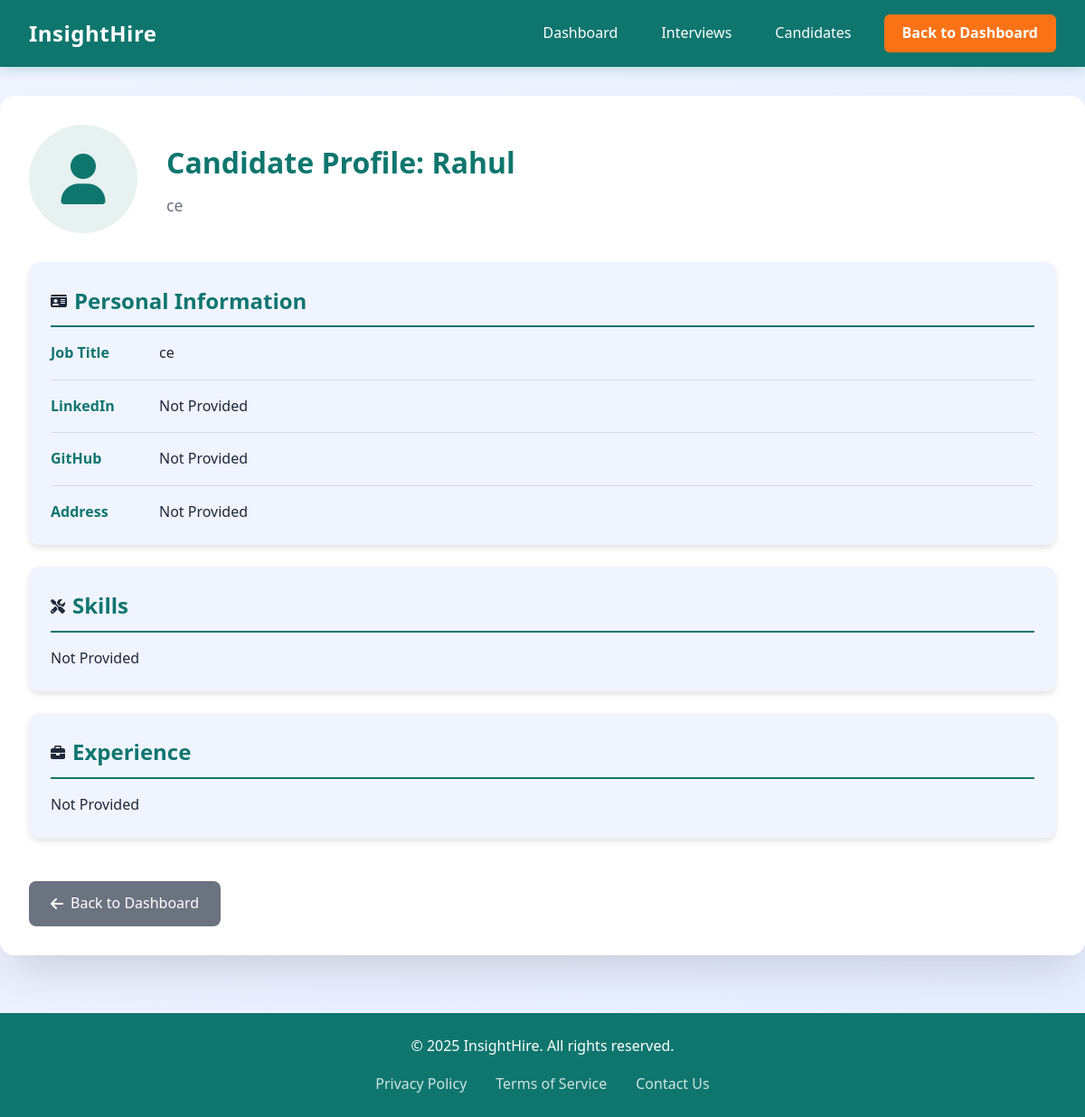
/interviewer/candidate/36/ (signed in), run on an earlier commit of the app's database.
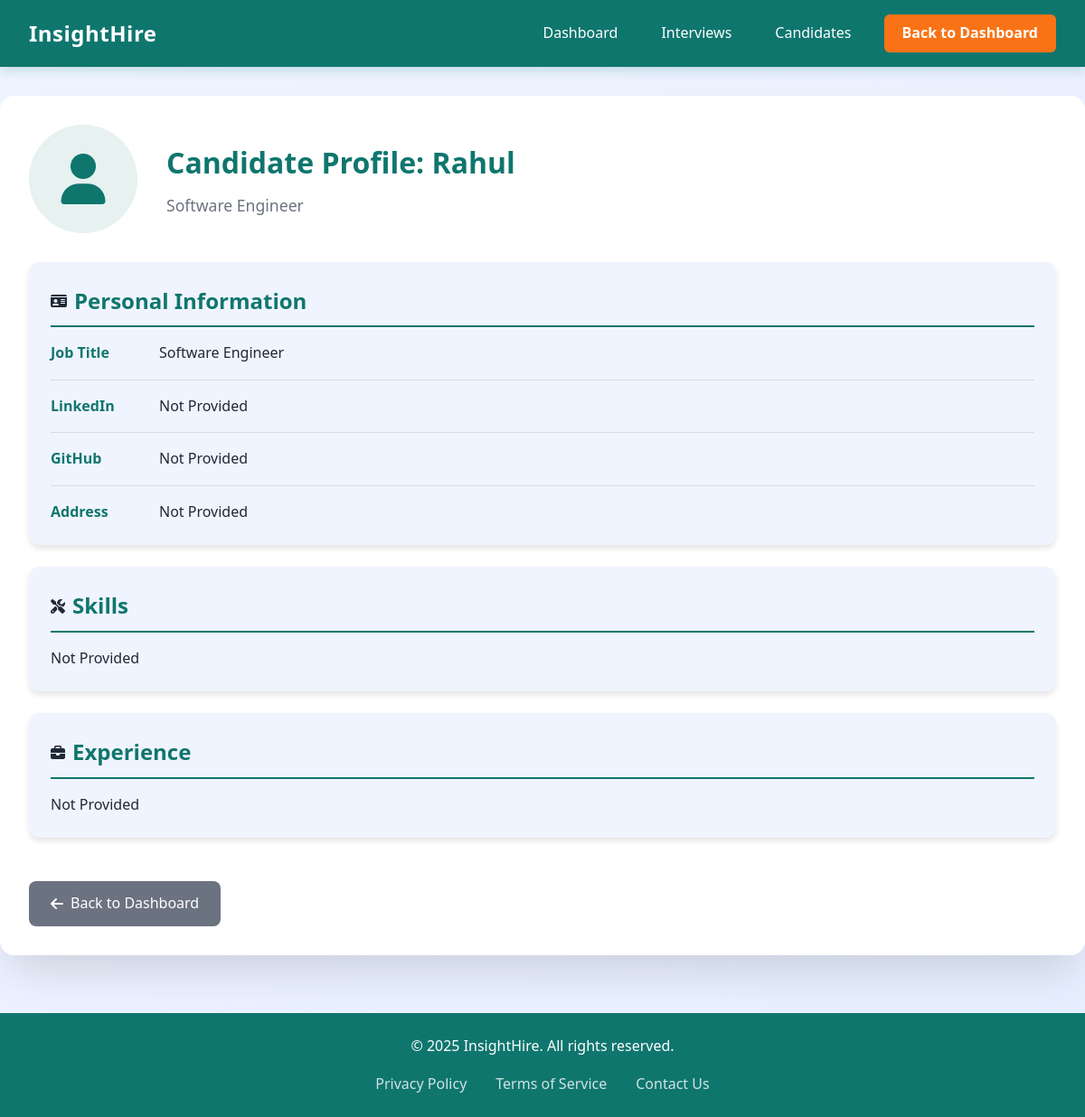
And on a later commit of the database.
### candidates/models.py (models this page shows, shortened)
class CandidateProfile(models.Model):
    user = models.OneToOneField(User, on_delete=models.CASCADE)
    resume = models.FileField(upload_to='resumes/', blank=True, null=True)
    linkedin_profile = models.URLField(blank=True, null=True)  # New field
    github_profile = models.URLField(blank=True, null=True)  # New field
    address = models.TextField(blank=True, null=True)  # New field
    skills = models.CharField(max_length=500, blank=True, null=True)  # New field
    experience = models.CharField(max_length=255, blank=True, null=True)  # New field
    company_applied = models.CharField(max_length=255, blank=True, null=True)
    meeting_link = models.URLField(blank=True, null=True)
    job_title = models.CharField(max_length=255, blank=True, null=True)
    audio_file = models.FileField(upload_to="interview_audio/", blank=True, null=True)
    video_file = models.FileField(upload_to="interview_videos/", blank=True, null=True)
    emotion_analysis = models.TextField(blank=True, null=True)
    overall_report = models.TextField(blank=True, null=True)
    hiring_recommendation = models.FloatField(blank=True, null=True)
    application_status = models.CharField(
        max_length=10,
        choices=[('Pending', 'Pending'), ('Accepted', 'Accepted'), ('Rejected', 'Rejected')],
        default='Pending'
    )

### interviewers/views.py (the view)
# urls.py: path('candidate/<int:candidate_id>/', view_candidate_profile, name='view_candidate_profile'),
@login_required
def view_candidate_profile(request, candidate_id):
    candidate = get_object_or_404(CandidateProfile, id=candidate_id)
    return render(request, 'interviewers/candidate_profile.html', {'candidate': candidate})

### interviewers/templates/interviewers/candidate_profile.html (shortened to what the changed rows need)
<!DOCTYPE html>
<html lang="en">
<head>
    <link href="https://cdnjs.cloudflare.com/ajax/libs/font-awesome/6.5.1/css/all.min.css" rel="stylesheet">
</head>
<body>
    <div class="main-content">
        <div class="container">
            <div class="profile-content">
                <div class="profile-header">
                    <div class="profile-title">
                        <h1>Candidate Profile: {{ candidate.user.username }}</h1>
                        <p>{{ candidate.job_title|default:"Position Not Specified" }}</p>
                    </div>
                </div>
                <div class="card">
                    <div class="card-header">
                        <h2>Personal Information</h2>
                    </div>
                    <div class="profile-item">
                        <div class="profile-item-label">Job Title</div>
                        <div class="profile-item-value">{{ candidate.job_title|default:"Not Provided" }}</div>
                    </div>
                    <div class="profile-item">
                        <div class="profile-item-label">Address</div>
                        <div class="profile-item-value">{{ candidate.address|default:"Not Provided" }}</div>
                    </div>
                </div>
                <div class="card">
                    <div class="card-header">
                        <h2>Skills</h2>
                    </div>
                    <div class="profile-item">
                        <div class="profile-item-value">{{ candidate.skills|default:"Not Provided" }}</div>
                    </div>
                </div>
                <div class="card">
                    <div class="card-header">
                        <h2>Experience</h2>
                    </div>
                    <div class="profile-item">
                        <div class="profile-item-value">{{ candidate.experience|default:"Not Provided" }}</div>
                    </div>
                </div>
            </div>
        </div>
    </div>
</body>
</html>

What changed in the data, as far as the page shows it:
changed CandidateProfile "Not Provided": job_title "ce" → "Software Engineer"
